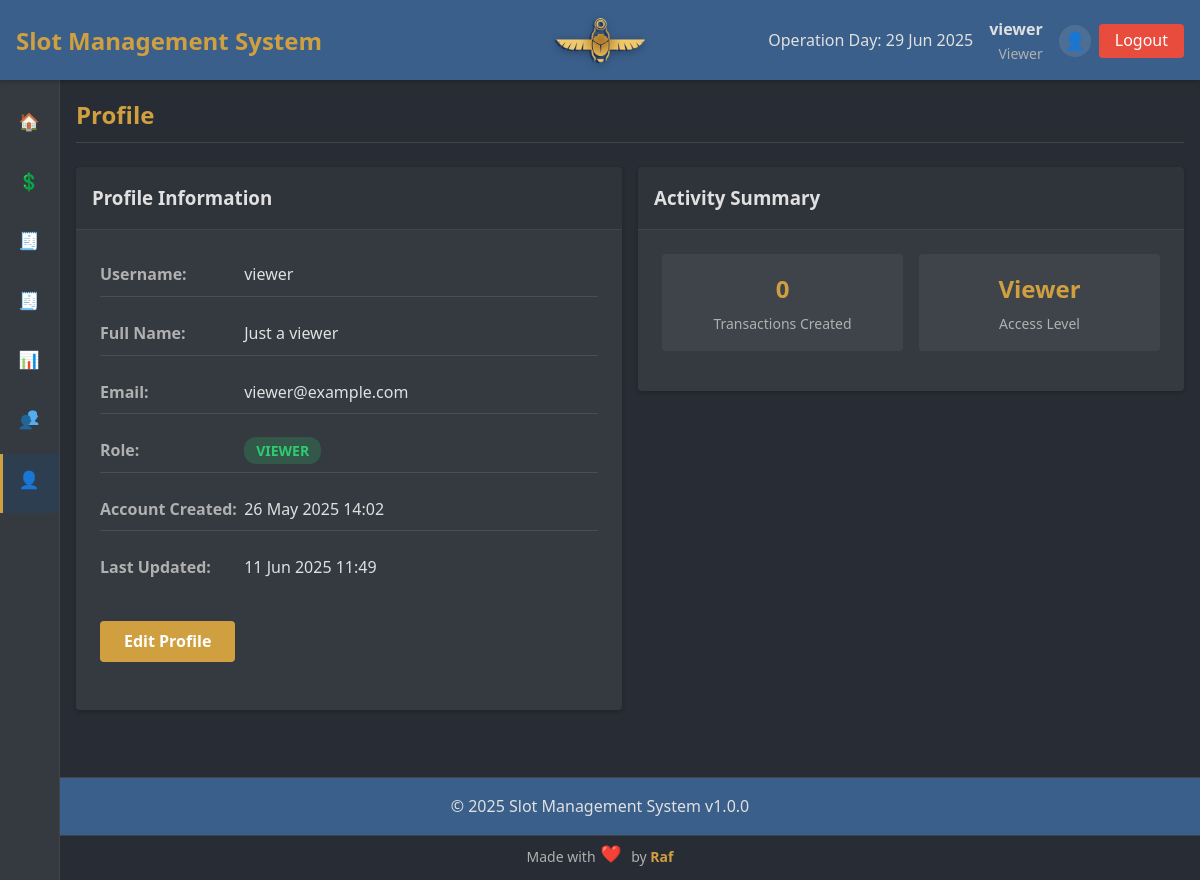
The app's page /index.php?page=profile (signed in) with its own data.
### tables this page shows
CREATE TABLE `users` (
  `id` int NOT NULL AUTO_INCREMENT,
  `username` varchar(50) NOT NULL,
  `password` varchar(255) NOT NULL,
  `name` varchar(100) NOT NULL,
  `email` varchar(100) NOT NULL,
  `role` enum('admin','editor','viewer') NOT NULL,
  `status` enum('Active','Inactive','Maintenance','Reserved') NOT NULL DEFAULT 'Active',
  `created_at` timestamp NULL DEFAULT CURRENT_TIMESTAMP,
  `updated_at` timestamp NULL DEFAULT CURRENT_TIMESTAMP ON UPDATE CURRENT_TIMESTAMP,
  PRIMARY KEY (`id`),
  UNIQUE KEY `username` (`username`),
  UNIQUE KEY `email` (`email`)
);

### includes/functions.php (called while the page is built, shortened)
<?php
if (!function_exists('format_datetime')) {
    function format_datetime($timestamp, $format = 'd M Y H:i:s') {
        try {
            $dt = new DateTime($timestamp, new DateTimeZone('UTC'));
            $dt->setTimezone(new DateTimeZone('Africa/Cairo'));
            return $dt->format($format);
        } catch (Exception $e) {
            return 'Invalid date';
        }
    }
}
?>

### pages/profile/view.php (the view, shortened to what this page needs)
<?php
try {
    $stmt = $conn->prepare("SELECT * FROM users WHERE id = ?");
    $stmt->execute([$_SESSION['user_id']]);
    $user = $stmt->fetch(PDO::FETCH_ASSOC);
} catch (PDOException $e) {
    $error = "Database error: " . $e->getMessage();
}
try {
    $stmt = $conn->prepare("SELECT COUNT(*) as transaction_count FROM transactions WHERE user_id = ?");
    $stmt->execute([$_SESSION['user_id']]);
    $stats = $stmt->fetch(PDO::FETCH_ASSOC);
} catch (PDOException $e) {
    $stats = ['transaction_count' => 0];
    $recent_transactions = [];
}
?>
<div class="profile-view fade-in">
    <div class="row">
        <div class="col-6">
            <div class="card">
                <div class="card-header">
                    <h3>Profile Information</h3>
                </div>
                <div class="card-body">
                    <?php if (isset($error)): ?>
                        <div class="alert alert-danger"><?php echo htmlspecialchars($error); ?></div>
                    <?php else: ?>
                        <div class="profile-details">
                            <div class="detail-group">
                                <strong>Username:</strong>
                                <span><?php echo htmlspecialchars($user['username']); ?></span>
                            </div>
                            <div class="detail-group">
                                <strong>Full Name:</strong>
                                <span><?php echo htmlspecialchars($user['name']); ?></span>
                            </div>
                            <div class="detail-group">
                                <strong>Email:</strong>
                                <span><?php echo htmlspecialchars($user['email']); ?></span>
                            </div>
                            <div class="detail-group">
                                <strong>Role:</strong>
                                <span class="role-badge role-<?php echo $user['role']; ?>">
                                    <?php echo ucfirst($user['role']); ?>
                                </span>
                            </div>
                            <div class="detail-group">
                                <strong>Account Created:</strong>
                                <span><?php echo format_datetime($user['created_at'], 'd M Y H:i'); ?></span>
                            </div>
                            <div class="detail-group">
                                <strong>Last Updated:</strong>
                                <span><?php echo format_datetime($user['updated_at'], 'd M Y H:i'); ?></span>
                            </div>
                        </div>
                        <div class="form-group" style="margin-top: 2rem;">
                            <a href="index.php?page=profile&action=edit" class="btn btn-primary">Edit Profile</a>
                        </div>
                    <?php endif; ?>
                </div>
            </div>
        </div>
        <div class="col-6">
            <div class="card">
                <div class="card-header">
                    <h3>Activity Summary</h3>
                </div>
                <div class="card-body">
                    <div class="stats-grid">
                        <div class="stat-item">
                            <div class="stat-value"><?php echo $stats['transaction_count']; ?></div>
                            <div class="stat-label">Transactions Created</div>
                        </div>
                        <div class="stat-item">
                            <div class="stat-value"><?php echo ucfirst($user['role']); ?></div>
                            <div class="stat-label">Access Level</div>
                        </div>
                    </div>
                </div>
            </div>
        </div>
    </div>
</div>

### assets/css/styles.css (style rules this page uses)
:root { --primary-color: #3a5f8a; --secondary-color: #d0a040; --accent-color: #e74c3c; --dark-bg: #282c34; --light-bg: #343a40; --text-light: #e0e0e0; --text-muted: #b0b0b0; --success-color: #2ecc71; --warning-color: #f39c12; --danger-color: #e74c3c; --border-color: #444444; --spacing-xs: 0.25rem; --spacing-sm: 0.5rem; --spacing-md: 1rem; --spacing-lg: 1.5rem; --spacing-xl: 2rem; --font-xs: 0.75rem; --font-sm: 0.875rem; --font-md: 1rem; --font-lg: 1.25rem; --font-xl: 1.5rem; --font-xxl: 2rem; --border-radius: 4px; --box-shadow: 0 2px 4px rgba(0, 0, 0, 0.2); --transition-speed: 0.3s; --sidebar-width-expanded: 250px; --sidebar-width-collapsed: 60px; }
* { margin: 0; padding: 0; box-sizing: border-box; }
body { font-family: 'Segoe UI', Tahoma, Geneva, Verdana, sans-serif; background-color: var(--dark-bg); color: var(--text-light); line-height: 1.6; padding-top: 80px; }
a { color: var(--secondary-color); text-decoration: none; transition: color var(--transition-speed); }
.form-group { margin-bottom: var(--spacing-lg); }
.btn { display: inline-block; padding: var(--spacing-sm) var(--spacing-lg); border: none; border-radius: var(--border-radius); cursor: pointer; font-weight: bold; text-align: center; transition: all var(--transition-speed); }
.btn-primary { background-color: var(--secondary-color); color: white; }
.card { background-color: var(--light-bg); border-radius: var(--border-radius); box-shadow: var(--box-shadow); margin-bottom: var(--spacing-lg); }
.card-header { padding: var(--spacing-md); border-bottom: 1px solid var(--border-color); background-color: rgba(0, 0, 0, 0.1); }
.card-body { padding: var(--spacing-lg); }
.row { display: flex; flex-wrap: wrap; margin: 0 -0.5rem; }
.col-6 { flex: 0 0 50%; max-width: 50%; padding: 0 0.5rem; }
.stat-value { font-size: var(--font-xxl); font-weight: bold; margin-bottom: var(--spacing-xs); color: var(--text-light); }
.stat-value { font-size: 1.25rem; font-weight: bold; }
.detail-group { margin-bottom: 1rem; padding: 0.5rem 0; border-bottom: 1px solid rgba(255, 255, 255, 0.1); }
.detail-group:last-child { border-bottom: none; }
.detail-group strong { display: inline-block; width: 140px; color: var(--text-muted); }
.role-badge { padding: 0.25rem 0.75rem; border-radius: 12px; font-size: 0.875rem; font-weight: bold; text-transform: uppercase; }
.role-viewer { background-color: rgba(46, 204, 113, 0.2); color: var(--success-color); }
.stats-grid { display: grid; grid-template-columns: repeat(auto-fit, minmax(150px, 1fr)); gap: 1rem; margin-bottom: 1rem; }
.stat-item { text-align: center; padding: 1rem; background-color: rgba(255, 255, 255, 0.05); border-radius: var(--border-radius); }
.stat-item .stat-value { font-size: 1.5rem; font-weight: bold; color: var(--secondary-color); }
.stat-item .stat-label { font-size: 0.875rem; color: var(--text-muted); margin-top: 0.25rem; }
.fade-in { animation: fadeIn var(--transition-speed); }

### records on screen
users: username "viewer", name "Just a viewer", email "viewer@example.com", role "VIEWER", created_at "26 May 2025 14:02", updated_at "11 Jun 2025 11:49", role "Viewer"

### other values on screen
$app_name "Slot Management System"
$_SESSION['username'] "viewer"
$user_roles[$_SESSION['user_role']] "Viewer"
$stats['transaction_count'] "0"
$app_version "1.0.0"
